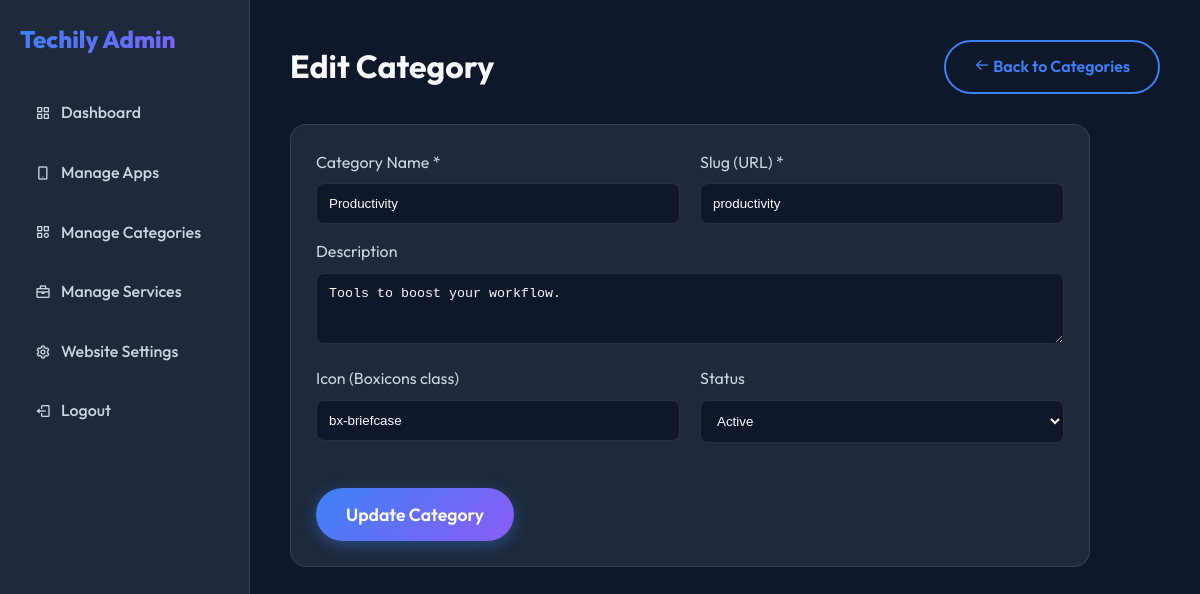
The app's page /admin/categories/edit.php?id=2 (signed in) with its own data.
### tables this page shows
CREATE TABLE IF NOT EXISTS app_categories (
    id INT AUTO_INCREMENT PRIMARY KEY,
    name VARCHAR(255) NOT NULL,
    slug VARCHAR(255) NOT NULL UNIQUE,
    description TEXT,
    icon VARCHAR(100),
    status ENUM('active', 'inactive') DEFAULT 'active'
);

### admin/categories/edit.php (the view, shortened to what this page needs)
<?php
require_once __DIR__ . '/../includes/header.php';
$id = $_GET['id'] ?? null;
$stmt = $pdo->prepare("SELECT * FROM app_categories WHERE id = :id LIMIT 1");
$stmt->execute([':id' => $id]);
$category = $stmt->fetch();
?>
<div style="display: flex; justify-content: space-between; align-items: center; margin-bottom: 30px;">
    <h1 style="margin: 0;">Edit Category</h1>
    <a href="<?= BASE_URL ?>admin/categories/index.php" class="btn btn-outline"><i class='bx bx-arrow-back'></i> Back to Categories</a>
</div>
<form method="POST" action="" class="app-card" style="max-width: 800px;">
    <div class="grid" style="grid-template-columns: repeat(auto-fit, minmax(250px, 1fr)); gap: 20px;">
        <div style="margin-bottom: 15px;">
            <label style="display: block; margin-bottom: 8px; color: var(--text-secondary);">Category Name *</label>
            <input type="text" name="name" value="<?= htmlspecialchars($category['name']) ?>" required style="width: 100%; padding: 12px; border-radius: 8px; border: 1px solid var(--glass-border); background: var(--bg-primary); color: var(--text-primary); outline: none;">
        </div>
        <div style="margin-bottom: 15px;">
            <label style="display: block; margin-bottom: 8px; color: var(--text-secondary);">Slug (URL) *</label>
            <input type="text" name="slug" value="<?= htmlspecialchars($category['slug']) ?>" required style="width: 100%; padding: 12px; border-radius: 8px; border: 1px solid var(--glass-border); background: var(--bg-primary); color: var(--text-primary); outline: none;">
        </div>
    </div>
    <div style="margin-bottom: 15px;">
        <label style="display: block; margin-bottom: 8px; color: var(--text-secondary);">Description</label>
        <textarea name="description" rows="3" style="width: 100%; padding: 12px; border-radius: 8px; border: 1px solid var(--glass-border); background: var(--bg-primary); color: var(--text-primary); outline: none;"><?= htmlspecialchars($category['description']) ?></textarea>
    </div>
    <div class="grid" style="grid-template-columns: repeat(auto-fit, minmax(250px, 1fr)); gap: 20px;">
        <div style="margin-bottom: 15px;">
            <label style="display: block; margin-bottom: 8px; color: var(--text-secondary);">Icon (Boxicons class)</label>
            <input type="text" name="icon" value="<?= htmlspecialchars($category['icon']) ?>" placeholder="bx-folder" style="width: 100%; padding: 12px; border-radius: 8px; border: 1px solid var(--glass-border); background: var(--bg-primary); color: var(--text-primary); outline: none;">
        </div>
        <div style="margin-bottom: 15px;">
            <label style="display: block; margin-bottom: 8px; color: var(--text-secondary);">Status</label>
            <select name="status" style="width: 100%; padding: 12px; border-radius: 8px; border: 1px solid var(--glass-border); background: var(--bg-primary); color: var(--text-primary); outline: none;">
                <option value="active" <?= $category['status'] === 'active' ? 'selected' : '' ?>>Active</option>
            </select>
        </div>
    </div>
    <div style="margin-top: 30px;">
        <button type="submit" class="btn btn-primary" style="padding: 15px 30px; font-size: 1.1rem;">Update Category</button>
    </div>
</form>
<?php require_once __DIR__ . '/../includes/footer.php'; ?>

### assets/css/index.css (style rules this page uses)
:root { --bg-primary: #0f172a; --bg-secondary: #1e293b; --text-primary: #f8fafc; --text-secondary: #cbd5e1; --accent-primary: #3b82f6; --accent-secondary: #8b5cf6; --accent-gradient: linear-gradient(135deg, var(--accent-primary), var(--accent-secondary)); --success: #10b981; --warning: #f59e0b; --danger: #ef4444; --glass-bg: rgba(30, 41, 59, 0.7); --glass-border: rgba(255, 255, 255, 0.1); --glass-shadow: 0 8px 32px 0 rgba(0, 0, 0, 0.37); --font-main: 'Outfit', sans-serif; --container-width: 1200px; --border-radius: 16px; --transition-fast: 0.2s ease; --transition-normal: 0.3s ease; }
* { margin: 0; padding: 0; box-sizing: border-box; }
body { font-family: var(--font-main); background-color: var(--bg-primary); color: var(--text-primary); line-height: 1.6; transition: background-color var(--transition-normal), color var(--transition-normal); overflow-x: hidden; }
a { text-decoration: none; color: inherit; }
.btn { display: inline-block; padding: 12px 28px; border-radius: 30px; font-weight: 600; cursor: pointer; transition: all var(--transition-normal); border: none; outline: none; font-family: inherit; }
.btn-primary { background: var(--accent-gradient); color: white; box-shadow: 0 4px 15px rgba(59, 130, 246, 0.4); }
.btn-outline { background: transparent; border: 2px solid var(--accent-primary); color: var(--accent-primary); }
.grid { display: grid; grid-template-columns: repeat(auto-fit, minmax(300px, 1fr)); gap: 30px; }
.app-card { background: var(--bg-secondary); border: 1px solid var(--glass-border); border-radius: var(--border-radius); padding: 25px; transition: transform var(--transition-normal), box-shadow var(--transition-normal); position: relative; overflow: hidden; display: flex; flex-direction: column; }

### records on screen
app_categories: name "Productivity", slug "productivity", description "Tools to boost your workflow.", icon "bx-briefcase", status "Active"
